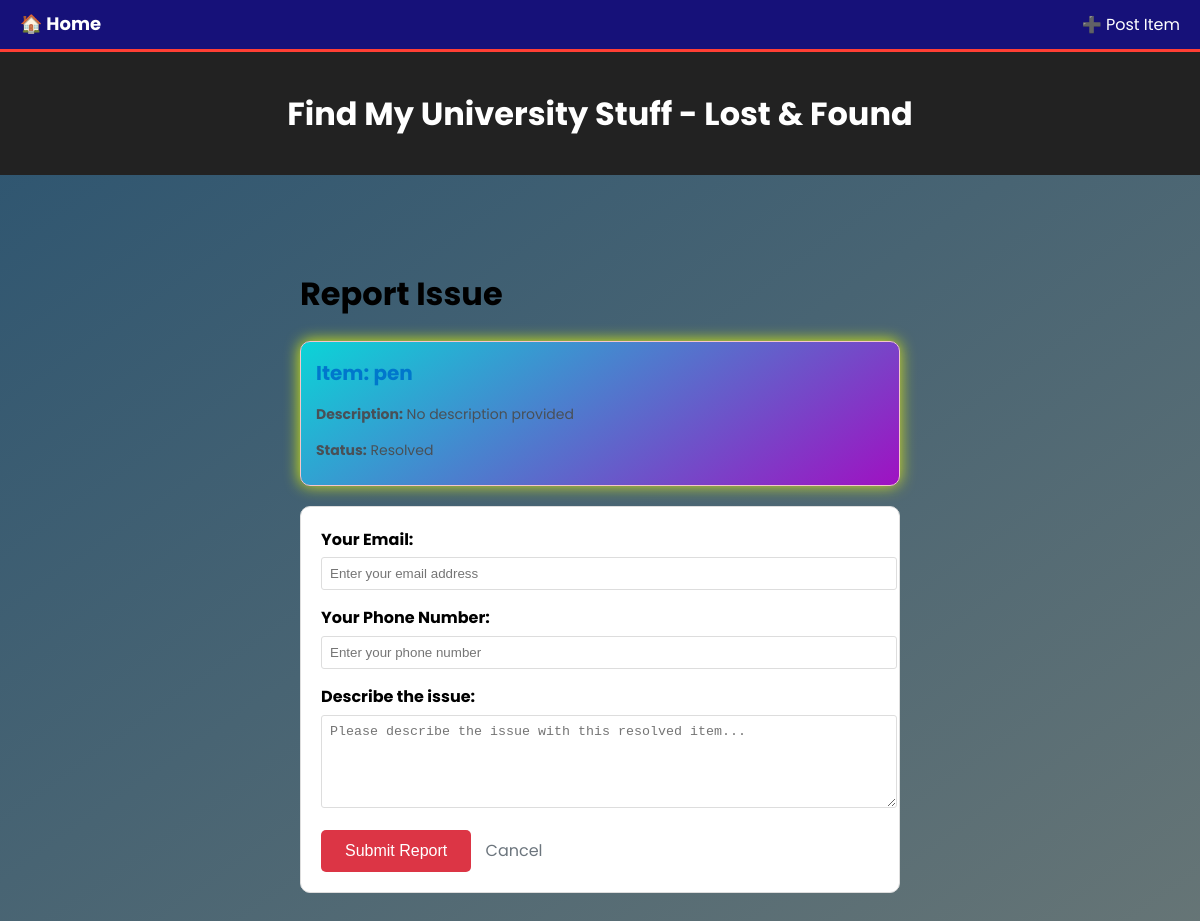
The page /reports/report/2/ on the database its author committed.
### LostFound/models.py (models this page shows, shortened)
class LostItem(models.Model):
    item_name = models.CharField(max_length=100)
    description = models.TextField(blank=True)
    date_registered = models.DateTimeField(auto_now_add=True)
    mcq_1_question = models.CharField(max_length=200, blank=True)
    mcq_1_answer_correct = models.CharField(max_length=100, blank=True)
    mcq_1_answer_incorrect_1 = models.CharField(max_length=100, blank=True)
    mcq_1_answer_incorrect_2 = models.CharField(max_length=100, blank=True)
    mcq_1_answer_incorrect_3 = models.CharField(max_length=100, blank=True)
    mcq_2_question = models.CharField(max_length=200, blank=True)
    mcq_2_answer_correct = models.CharField(max_length=100, blank=True)
    mcq_2_answer_incorrect_1 = models.CharField(max_length=100, blank=True)
    mcq_2_answer_incorrect_2 = models.CharField(max_length=100, blank=True)
    mcq_2_answer_incorrect_3 = models.CharField(max_length=100, blank=True)
    status = models.CharField(max_length=20, choices=[('Unclaimed', 'Unclaimed'), ('Claimed', 'Claimed'),('Resolved', 'Resolved')], default='Unclaimed')
    claim_code = models.CharField(max_length=6, blank=True,null=True)

### Reports/views.py (the view)
# urls.py: path('report/<int:item_id>/', report_issue, name='report_issue'),
def report_issue(request, item_id):
    item = get_object_or_404(LostItem, id=item_id)
    if request.method == 'POST':
        form = ReportForm(request.POST)
        if form.is_valid():
            report = form.save(commit=False)
            report.lost_item = item
            report.save()
            return redirect('home')
    else:
        form = ReportForm()
    return render(request, 'report.html', {'form': form, 'item': item})

### Reports/forms.py
class ReportForm(forms.ModelForm):
    class Meta:
        model = Report
        fields = ['issue_text', 'email', 'phone_number']

### templates/report.html (shortened to what this page needs)
{% extends "base.html" %}
{% block content %}
<div style="max-width: 600px; margin: 0 auto; padding: 20px;">
    <h1>Report Issue</h1>
    <div class="card card-reported" style="
    background: linear-gradient(145deg, #0bd4d7ff, #9f11c2ff);
    padding: 15px;
    border-radius: 10px;
    margin-bottom: 20px;
    box-shadow: 4px 4px 10px rgba(45, 26, 217, 0.1),
                -0px -0px 15px rgba(229, 250, 5, 1);
    transition: transform 0.2s ease, box-shadow 0.2s ease;">
        <h3>Item: {{ item.item_name }}</h3>
        <p><strong>Description:</strong> {{ item.description|default:"No description provided" }}</p>
        <p><strong>Status:</strong> {{ item.status }}</p>
    </div>
    <form method="post" style="background: #fff; border: 1px solid #ddd; padding: 20px; border-radius: 10px;">
        <div style="margin-bottom: 15px;">
            <label style="display: block; margin-bottom: 5px; font-weight: bold;">Your Email:</label>
            <input type="email" name="email" required style="width: 100%; padding: 8px; border: 1px solid #ddd; border-radius: 3px;" placeholder="Enter your email address">
        </div>
        <div style="margin-bottom: 15px;">
            <label style="display: block; margin-bottom: 5px; font-weight: bold;">Your Phone Number:</label>
            <input type="text" name="phone_number" required style="width: 100%; padding: 8px; border: 1px solid #ddd; border-radius: 3px;" placeholder="Enter your phone number">
        </div>
        <div style="margin-bottom: 15px;">
            <label style="display: block; margin-bottom: 5px; font-weight: bold;">Describe the issue:</label>
            <textarea name="issue_text" rows="5" required style="width: 100%; padding: 8px; border: 1px solid #ddd; border-radius: 3px;" placeholder="Please describe the issue with this resolved item..."></textarea>
        </div>
        <button type="submit" style="background: #dc3545; color: white; padding: 12px 24px; border: none; border-radius: 5px; cursor: pointer; font-size: 16px;">Submit Report</button>
        <a href="{% url 'home' %}" style="margin-left: 10px; color: #6c757d; text-decoration: none;">Cancel</a>
    </form>
</div>
{% endblock %}

### static/css/style.css (style rules this page uses)
body { font-family: 'Poppins', sans-serif; margin: 0; padding: 0; background: linear-gradient(145deg,rgb(42, 83, 112), rgb(102, 117, 118) ); line-height: 1.6; }
.card { background: white; border: 1px solid #dee2e6; border-radius: 12px; padding: 24px; margin-bottom: 24px; box-shadow: 0 6px 20px rgba(0, 0, 0, 0.05); transition: transform 0.3s ease, box-shadow 0.3s ease; position: relative; }
.card h3 { margin-top: 0; margin-bottom: 12px; font-size: 20px; color: #0077cc; }
.card p { font-size: 14px; color: #495057; margin-bottom: 8px; }
.card-reported { background-color: #fff4f4; border: 1px solid #f5c6cb; }

### rows shown on the page
LostItem: item_name "pen", description "No description provided", status "Resolved"
